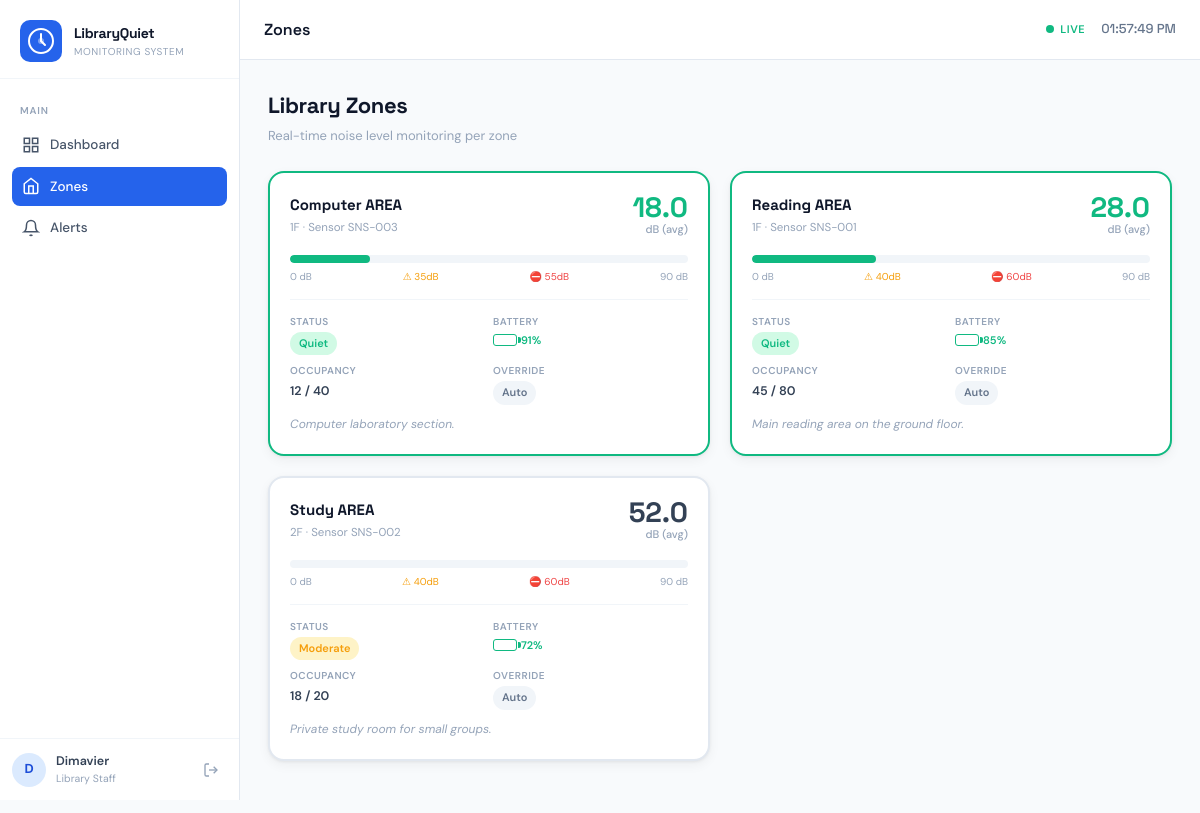
The page /zones.php (signed in) on the database its author committed.
### tables this page shows
CREATE TABLE IF NOT EXISTS zones (
  id              VARCHAR(20)  PRIMARY KEY,
  name            VARCHAR(100) NOT NULL,
  floor           VARCHAR(10)  NOT NULL,
  capacity        INT          NOT NULL DEFAULT 50,
  occupied        INT          NOT NULL DEFAULT 0,
  level           DECIMAL(5,2) NOT NULL DEFAULT 0,
  warn_threshold  INT          NOT NULL DEFAULT 40,
  crit_threshold  INT          NOT NULL DEFAULT 60,
  sensor          VARCHAR(20)  NOT NULL,
  status          ENUM('active','inactive') NOT NULL DEFAULT 'active',
  battery         INT          NOT NULL DEFAULT 80,
  manual_override TINYINT(1)   NOT NULL DEFAULT 0,
  description     TEXT,
  updated_at      TIMESTAMP DEFAULT CURRENT_TIMESTAMP ON UPDATE CURRENT_TIMESTAMP
);

### includes/config.php (called while the page is built, shortened)
<?php
function noiseStatus(float $db): string {
    if ($db < NOISE_SAFE)     return 'safe';
    if ($db < NOISE_WARNING)  return 'warning';
    return 'critical';
}
function noiseLabel(float $db): string {
    if ($db < NOISE_SAFE)     return 'Quiet';
    if ($db < NOISE_WARNING)  return 'Moderate';
    return 'Loud';
}

### zones.php (the view, shortened to what this page needs)
<?php
require_once __DIR__ . '/includes/config.php';
$db = getDB();
$zones = $db->query('SELECT * FROM zones ORDER BY floor, name')->fetchAll();
include __DIR__ . '/includes/layout.php';
?>
<div class="page-header">
    <div>
        <h1>Library Zones</h1>
        <p>Real-time noise level monitoring per zone</p>
    </div>
</div>
<div class="zones-grid">
<?php foreach ($zones as $z):
    $status = noiseStatus($z['level']);
    $pct    = min(($z['level'] / 90) * 100, 100);
    $bat    = (int)$z['battery'];
    $batClass = $bat > 60 ? 'high' : ($bat > 30 ? 'mid' : 'low');
?>
<div class="zone-card zone-<?= $status ?>" data-zone="<?= $z['id'] ?>" data-last-status="<?= $status ?>">
    <div class="zone-card-header">
        <div>
            <div class="zone-name"><?= htmlspecialchars($z['name']) ?></div>
            <div class="zone-floor"><?= htmlspecialchars($z['floor']) ?> · Sensor <?= htmlspecialchars($z['sensor']) ?></div>
        </div>
        <div class="zone-db-display">
            <div class="zone-db-num <?= $status ?>"><?= number_format($z['level'], 1) ?></div>
            <div class="zone-db-unit">dB (avg)</div>
        </div>
    </div>
    <div class="zone-progress">
        <div class="zone-prog-bar">
            <div class="zone-prog-fill <?= $status ?>"
                 style="width:0"
                 data-pct="<?= round($pct, 1) ?>"></div>
        </div>
        <div class="zone-thresholds">
            <span>0 dB</span>
            <span style="color:var(--warn)">⚠ <?= $z['warn_threshold'] ?>dB</span>
            <span style="color:var(--crit)">⛔ <?= $z['crit_threshold'] ?>dB</span>
            <span>90 dB</span>
        </div>
    </div>
    <div class="zone-meta">
        <div class="zone-meta-item">
            <span class="zone-meta-label">Status</span>
            <span class="zone-meta-val">
                <span class="badge badge-<?= $status === 'safe' ? 'safe' : ($status === 'warning' ? 'warn' : 'crit') ?>">
                    <?= noiseLabel($z['level']) ?>
                </span>
            </span>
        </div>
        <div class="zone-meta-item">
            <span class="zone-meta-label">Battery</span>
            <span class="zone-meta-val">
                <span class="battery <?= $batClass ?>">
                    <span class="battery-bar">
                    </span>
                    <?= $bat ?>%
                </span>
            </span>
        </div>
        <div class="zone-meta-item">
            <span class="zone-meta-label">Occupancy</span>
            <span class="zone-meta-val"><?= $z['occupied'] ?> / <?= $z['capacity'] ?></span>
        </div>
        <div class="zone-meta-item">
            <span class="zone-meta-label">Override</span>
            <span class="zone-meta-val">
                <?php if ($z['manual_override']): ?>
                <span class="badge badge-warn">Manual</span>
                <?php else: ?>
                <span class="badge badge-gray">Auto</span>
                <?php endif; ?>
            </span>
        </div>
    </div>
    <?php if ($z['description']): ?>
    <div style="font-size:12px;color:var(--gray-400);margin-top:10px;font-style:italic;">
        <?= htmlspecialchars($z['description']) ?>
    </div>
    <?php endif; ?>
</div>
<?php endforeach; ?>
</div>
<?php
include __DIR__ . '/includes/layout_footer.php';
?>

### css/main.css (style rules this page uses)
*, *::before, *::after { box-sizing: border-box; margin: 0; padding: 0; }
:root { --blue-50: #eff6ff; --blue-100: #dbeafe; --blue-200: #bfdbfe; --blue-400: #60a5fa; --blue-500: #3b82f6; --blue-600: #2563eb; --blue-700: #1d4ed8; --blue-900: #1e3a8a; --gray-50: #f8fafc; --gray-100: #f1f5f9; --gray-200: #e2e8f0; --gray-300: #cbd5e1; --gray-400: #94a3b8; --gray-500: #64748b; --gray-600: #475569; --gray-700: #334155; --gray-900: #0f172a; --safe: #10b981; --safe-bg: #d1fae5; --warn: #f59e0b; --warn-bg: #fef3c7; --crit: #ef4444; --crit-bg: #fee2e2; --sidebar-w: 240px; --topbar-h: 60px; --radius: 10px; --radius-lg: 16px; --shadow: 0 1px 3px rgba(0,0,0,.06), 0 4px 12px rgba(0,0,0,.05); --shadow-md: 0 4px 16px rgba(37,99,235,.12); --font-body: 'DM Sans', sans-serif; --font-head: 'Space Grotesk', sans-serif; }
html, body { font-family: var(--font-body); font-size: 14px; background: var(--gray-50); color: var(--gray-700); min-height: 100vh; line-height: 1.6; }
.page-header { display: flex; align-items: flex-start; justify-content: space-between; margin-bottom: 24px; gap: 16px; }
.page-header h1 { font-family: var(--font-head); font-size: 22px; font-weight: 700; color: var(--gray-900); letter-spacing: -.4px; }
.page-header p { font-size: 13px; color: var(--gray-400); margin-top: 3px; }
.badge { display: inline-flex; align-items: center; gap: 4px; padding: 3px 9px; border-radius: 100px; font-size: 11px; font-weight: 600; white-space: nowrap; }
.badge-safe { background: var(--safe-bg); color: var(--safe); }
.badge-warn { background: var(--warn-bg); color: var(--warn); }
.badge-gray { background: var(--gray-100); color: var(--gray-500); }

### css/components.css (style rules this page uses)
.zones-grid { display: grid; grid-template-columns: repeat(auto-fill, minmax(300px, 1fr)); gap: 20px; margin-bottom: 24px; }
.zone-card { background: #fff; border: 2px solid var(--gray-200); border-radius: var(--radius-lg); padding: 20px; box-shadow: var(--shadow); transition: all .2s; position: relative; overflow: hidden; }
.zone-card.zone-safe { border-color: var(--safe); }
.zone-card-header { display: flex; align-items: flex-start; justify-content: space-between; margin-bottom: 16px; }
.zone-name { font-family: var(--font-head); font-size: 15px; font-weight: 700; color: var(--gray-900); }
.zone-floor { font-size: 11.5px; color: var(--gray-400); margin-top: 2px; }
.zone-db-display { text-align: right; }
.zone-db-num { font-family: var(--font-head); font-size: 28px; font-weight: 700; line-height: 1; }
.zone-db-unit { font-size: 11px; color: var(--gray-400); font-weight: 500; }
.zone-db-num.safe { color: var(--safe); }
.zone-progress { margin: 14px 0; }
.zone-prog-bar { height: 8px; background: var(--gray-100); border-radius: 4px; overflow: hidden; position: relative; margin-bottom: 6px; }
.zone-prog-fill { height: 100%; border-radius: 4px; transition: width .8s cubic-bezier(.4,0,.2,1); }
.zone-prog-fill.safe { background: var(--safe); }
.zone-thresholds { display: flex; justify-content: space-between; font-size: 10px; color: var(--gray-400); }
.zone-meta { display: grid; grid-template-columns: 1fr 1fr; gap: 8px; margin-top: 14px; padding-top: 14px; border-top: 1px solid var(--gray-100); }
.zone-meta-item { display: flex; flex-direction: column; gap: 2px; }
.zone-meta-label { font-size: 10px; text-transform: uppercase; letter-spacing: .5px; color: var(--gray-400); font-weight: 600; }
.zone-meta-val { font-size: 12.5px; font-weight: 600; color: var(--gray-700); }
.battery { display: inline-flex; align-items: center; gap: 4px; font-size: 11px; font-weight: 600; }
.battery-bar { width: 24px; height: 12px; border: 1.5px solid currentColor; border-radius: 3px; padding: 1.5px; position: relative; }
.battery-bar::after { content: ''; position: absolute; right: -5px; top: 50%; transform: translateY(-50%); width: 3px; height: 6px; background: currentColor; border-radius: 0 2px 2px 0; }
.battery.high { color: var(--safe); }

### rows shown on the page
zones: name "Computer AREA", floor "1F", sensor "SNS-003", level "18.0", warn_threshold "35", crit_threshold "55", level "Quiet", battery "91", occupied "12", capacity "40", manual_override "Auto", description "Computer laboratory section."
zones: name "Reading AREA", floor "1F", sensor "SNS-001", level "28.0", warn_threshold "40", crit_threshold "60", level "Quiet", battery "85", occupied "45", capacity "80", manual_override "Auto", description "Main reading area on the ground floor."
zones: name "Study AREA", floor "2F", sensor "SNS-002", level "52.0", warn_threshold "40", crit_threshold "60", level "Moderate", battery "72", occupied "18", capacity "20", manual_override "Auto", description "Private study room for small groups."

### other values the page prints
substr($user['name'] ?? 'U', 0, 1) "D"
$user['name'] "Dimavier"
$role "Library Staff"
$pageTitle "Zones"
